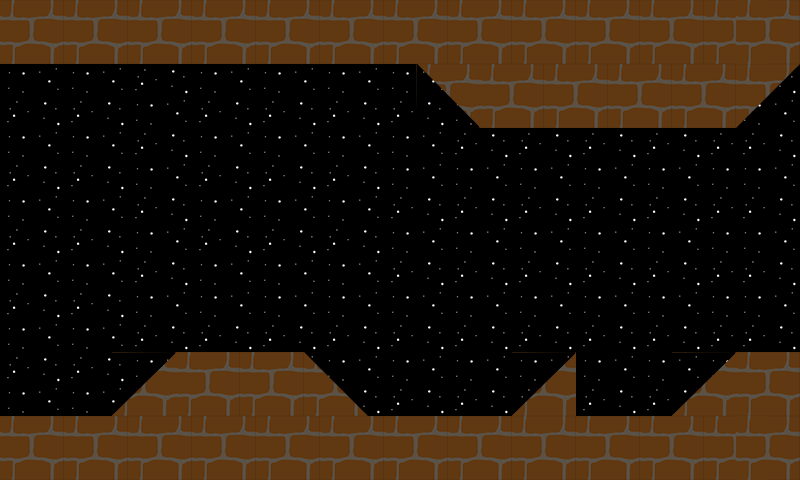

A level layout from a 2D game, rendered from its tile map. Below: a short description, then the map file with tile-grid data replaced by summaries:
An orthogonal 50x30 tile map with 16x16 px tiles, 2 tile layers (Tile Layer 1, Tile Layer 2), 2 tilesets.

<map version="1.0" orientation="orthogonal" renderorder="right-down" width="50" height="30" tilewidth="16" tileheight="16">
 <tileset firstgid="1" name="night" tilewidth="64" tileheight="64">
  <image source="../stars64.png" width="64" height="64" />
 </tileset>
 <tileset firstgid="2" name="bricks" tilewidth="64" tileheight="64">
  <image source="../all192.png" width="192" height="192" />
 </tileset>
 <layer name="Tile Layer 1" width="50" height="30">
  <data>[1500 cells, 105 non-empty, 1 distinct tile ids]</data>
 </layer>
 <layer name="Tile Layer 2" width="50" height="30">
  <data>[1500 cells, 39 non-empty, 6 distinct tile ids]</data>
 </layer>
</map>